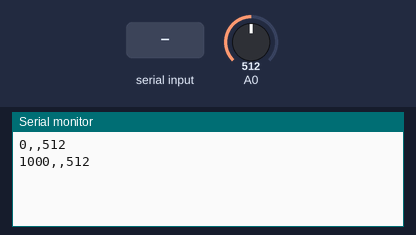
Simulated run of this sketch. Board: Arduino Uno, built with avr-gcc and run on an emulated ATmega328P. On the bench: the last lines printed to the serial monitor. The test bench sets the inputs (shaded band); at power-on: A0 = 512.

Above: at 1.8 s.
1.9 s: A0 set to 716
At 2.8 s:
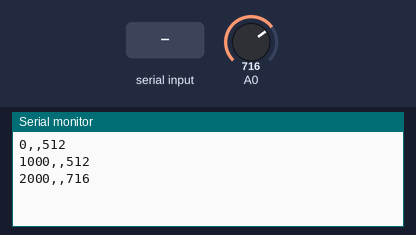
3.4 s: "1" received over the second serial link
At 4.7 s:
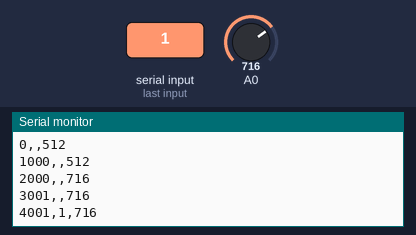
4.9 s: "0" received over the second serial link
At 5.5 s:
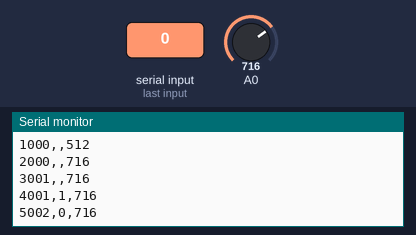
6.4 s: A0 set to 900
At 7.8 s:
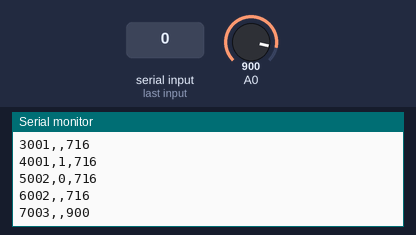
Timing chart, 0 to 8.9 s (numbered marks = the images above; inputs shaded):
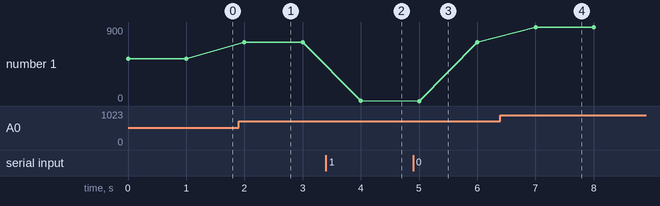

Measured:
- after the input at 1.9 s, the serial monitor: prints a new line after 0.10 s (image 1)
- after the input at 3.4 s, the serial monitor: prints a new line after 0.60 s (image 2)
- after the input at 4.9 s, the serial monitor: prints a new line after 0.10 s (image 3)
- after the input at 6.4 s, the serial monitor: prints a new line after 0.60 s (image 4)
- plotted number 1: 512 → 716 after the input at 1.9 s, 716 → 1 after the input at 3.4 s, 716 → 900 after the input at 6.4 s

The sketch:

FancyBoxSketch.ino
```cpp
#include <SoftwareSerial.h>

SoftwareSerial GPS(2,3);

void setup() {
  // put your setup code here, to run once:
  Serial.begin(38400);
  GPS.begin(38400);
  pinMode(13, OUTPUT);
}

void loop() {
  // put your main code here, to run repeatedly:
  digitalWrite(13, HIGH);
  Serial.print(millis());
  Serial.print(",");
  while (GPS.available() > 0) {
    char inByte = GPS.read();
    Serial.write(inByte);
  }
  Serial.print(",");
  Serial.println(analogRead(A0));
  digitalWrite(13, LOW);
  delay(1000);
}
```
